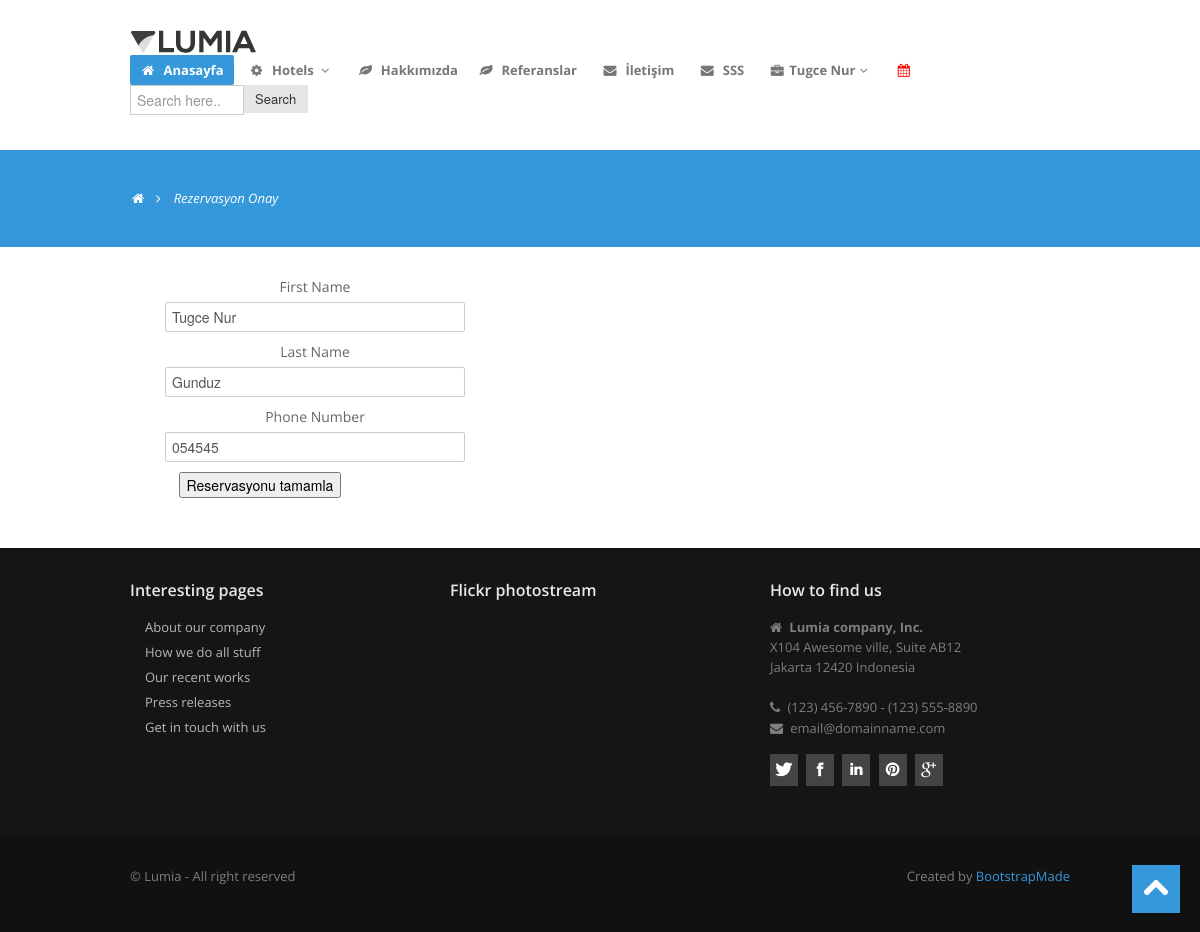
Before: /reservation/reservationroom/ (signed in) with the older database file.
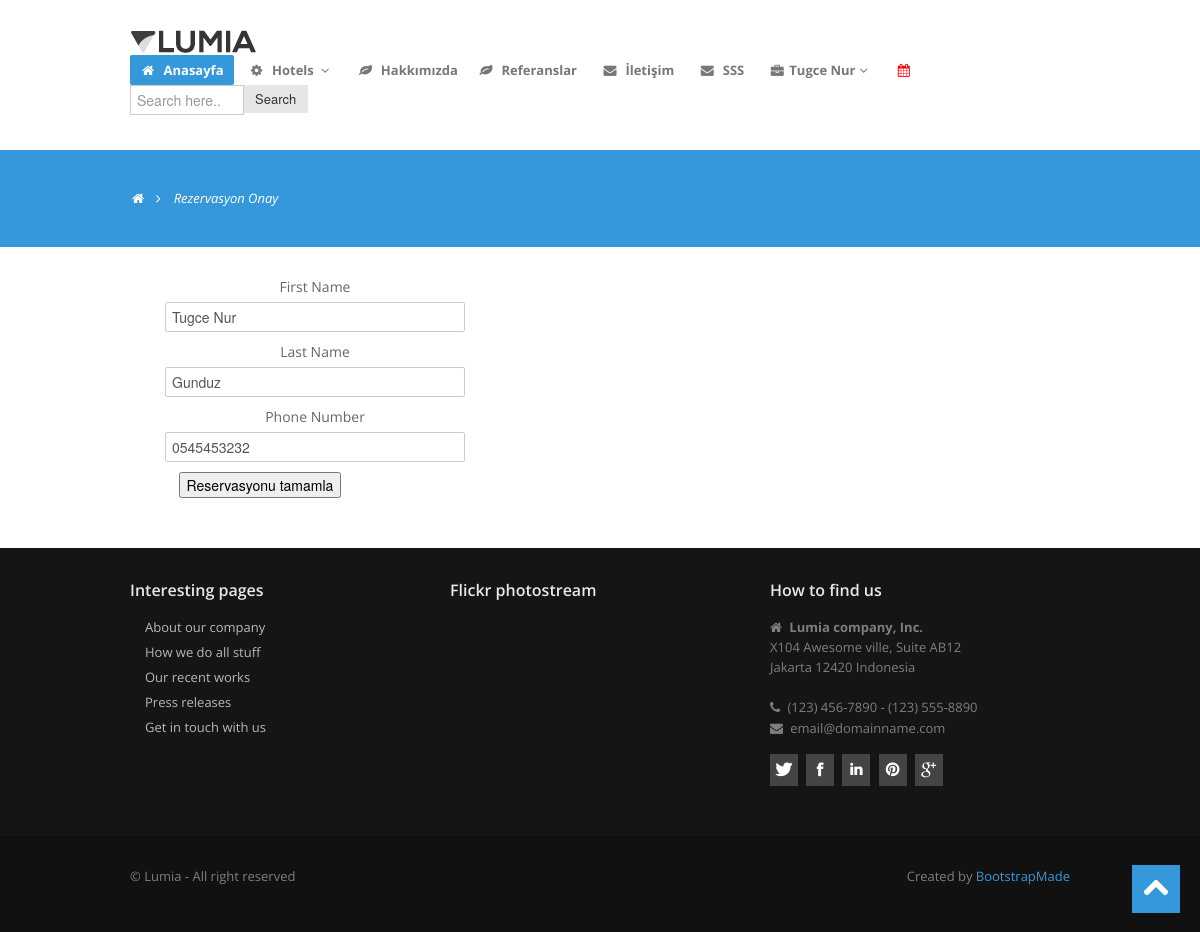
After: the same page with the newer database file.
### home/models.py (models this page shows, shortened)
class UserProfile(models.Model):
    user = models.OneToOneField(User, on_delete=models.CASCADE)
    phone = models.CharField(blank=True, max_length=110)
    address = models.CharField(blank=True, max_length=110)
    city = models.CharField(blank=True, max_length=110)
    country = models.CharField(blank=True, max_length=110)
    image = models.ImageField(blank=True, upload_to='images/users/', null=True)
    def image_tag(self):
        if self.image:
            return mark_safe('<img src="{}" height="50"/>'.format(self.image.url))
        else:
            return 'No image Found'
    image_tag.short_desciription = 'image'

### reservation/views.py (the view, shortened to what this page needs)
# urls.py: path('reservationroom/', views.reservationroom, name='reservationroom')
@login_required(login_url='/login')
def reservationroom(request):
    category = Category.objects.all()
    current_user = request.user
    reservationcart = ReservationCart.objects.filter(user_id=current_user.id)
    total = 0
    for rs in reservationcart:
        total += rs.room.price * rs.quantity
    form = ReservationForm()
    profile = UserProfile.objects.get(user_id=current_user.id)
    context = {'reservationcart': reservationcart,
               'category': category,
               'total': total,
               'form': form,
               'profile': profile,
               }
    return render(request, 'reservation_form.html', context)

### reservation/models.py
class ReservationForm(ModelForm):
    class Meta:
        model = Reservation
        fields = ['first_name', 'last_name', 'address', 'phone', 'city', 'country']

### reservation/templates/reservation_form.html (shortened to what this page needs)
{% extends "homebase.html" %}
{% load static %}
{% block content %}
<section id="subintro">
    <div class="container">
        <div class="row">
            <div class="span8">
                <ul class="breadcrumb">
                    <li><a href="/"><i class="icon-home"></i></a><i class="icon-angle-right"></i></li>
                    <li class="active">Rezervasyon Onay</li>
                </ul>
            </div>
        </div>
    </div>
</section>
<section id="maincontent">
    <div class="container">
        <div class="row">
            <div class="span12">
                <div class="centered">
                    <form method="post">
                        <div class="col">
                        <div class="span4">
                            <label>First Name </label>
                            <input type="text" name="first_name" value="{{ user.first_name }}" class="input-block-level"
                                   placeholder="First Name"/>
                        </div>
                        <div class="span4">
                            <label>Last Name </label>
                            <input type="text" name="last_name" value="{{ user.last_name }}" class="input-block-level"
                                   placeholder="Last Name"/>
                        </div>
                        <div class="span4">
                            <label>Phone Number </label>
                            <input type="text" name="phone" value="{{ profile.phone }}" class="input-block-level"
                                   placeholder="phone"/>
                        </div>
                            <button type="submit">Reservasyonu tamamla</button>
                        </div>
                    </form>
                </div>
            </div>
        </div>
    </div>
</section>
{% endblock %}

Changed rows visible on the page:
changed UserProfile: phone "054545" → "0545453232"
